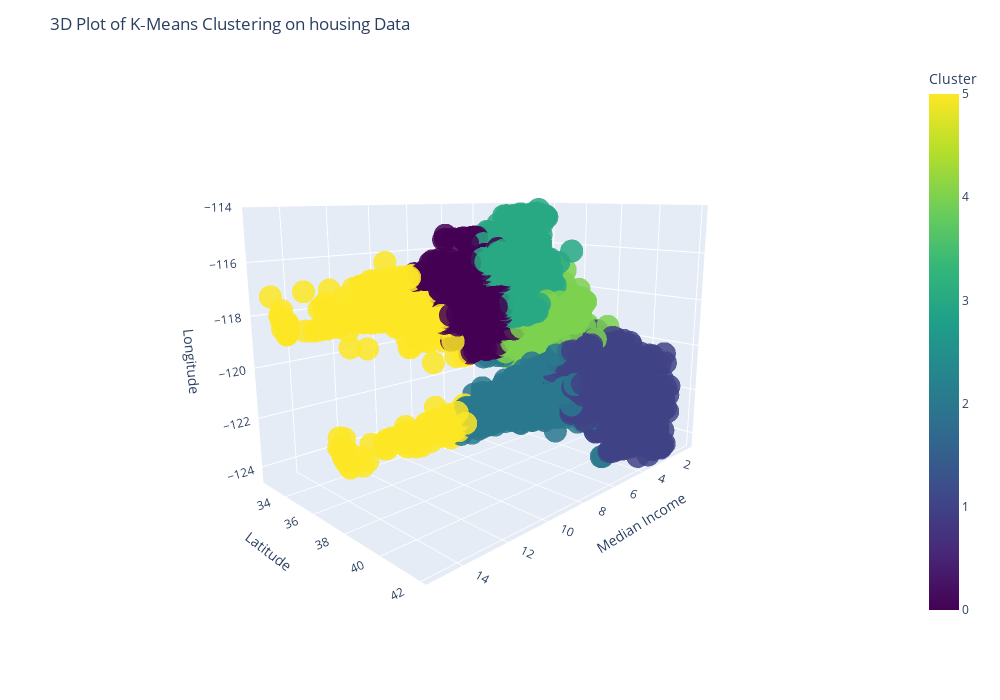

Here is the notebook cell this chart was saved with:
### Code cell
import plotly.express as px

# -------------------------------------------------------------------
# 1) TEST‑SET‑ONLY INTERACTIVE FIGURE
# -------------------------------------------------------------------
fig_test = px.scatter_3d(
    test_plot,
    x="MedInc",
    y="Latitude",
    z="Longitude",
    color="Cluster",
    color_continuous_scale=px.colors.sequential.Viridis,
    opacity=0.90,
    width=1000,
    height=700,
)
fig_test.update_layout(
    title="K‑Means – TEST set (predicted clusters)",
    scene=dict(
        xaxis_title="Median Income",
        yaxis_title="Latitude",
        zaxis_title="Longitude",
    ),
    scene_camera=dict(up=dict(x=0, y=0, z=1), eye=dict(x=1.6, y=1.6, z=0.5)),
)
fig_test.show()

### Figure 1 — Plotly figure (JSON) as saved in the notebook; plotly's stock layout.template omitted (floating-point values rounded to 4 significant figures; data arrays with more than 128 entries replaced by an {"elided": "..."} marker saying what was removed)
{"data": [{"hovertemplate": "MedInc=%{x}<br>Latitude=%{y}<br>Longitude=%{z}<br>Cluster=%{marker.color}<extra></extra>", "legendgroup": "", "marker": {"color": {"elided": "20635 int values"}, "coloraxis": "coloraxis", "opacity": 0.85, "symbol": "circle"}, "mode": "markers", "name": "", "scene": "scene", "showlegend": false, "type": "scatter3d", "x": {"elided": "20635 float values"}, "y": {"elided": "20635 float values"}, "z": {"elided": "20635 float values"}}], "layout": {"coloraxis": {"colorbar": {"title": {"text": "Cluster"}}, "colorscale": [[0, "#440154"], [0.1111, "#482878"], [0.2222, "#3e4989"], [0.3333, "#31688e"], [0.4444, "#26828e"], [0.5556, "#1f9e89"], [0.6667, "#35b779"], [0.7778, "#6ece58"], [0.8889, "#b5de2b"], [1, "#fde725"]]}, "height": 700, "legend": {"tracegroupgap": 0}, "margin": {"t": 60}, "scene": {"camera": {"eye": {"x": 1.6, "y": 1.6, "z": 0.5}, "up": {"x": 0, "y": 0, "z": 1}}, "domain": {"x": [0, 1], "y": [0, 1]}, "xaxis": {"title": {"text": "Median Income"}}, "yaxis": {"title": {"text": "Latitude"}}, "zaxis": {"title": {"text": "Longitude"}}}, "title": {"text": "3D Plot of K‑Means Clustering on housing Data"}, "width": 1000}}
